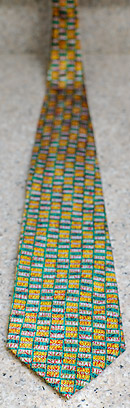
#> input picture images/tie_near.jpg, 130 x 408 px
$ python testSpace.py
#> lines starting #> are read from the running program, lines starting #| are printed output that depends on the picture
import cv2
import numpy as np
import time
import threading
import multiprocessing
#-1 no alpha
#0 grayscale
#1 Alpha


#Start of blur map process in python
blocksize = 10
svdNum = 3
originalWidth = 0
originalHeight = 0

# [9 lines of commented-out code are left out]

class FSProcessor(threading.Thread):
    def __init__(self, image, out_file):
        threading.Thread.__init__(self)
        self.block = image
        self.out_file = out_file

    def get_blur_map(self, win_size=10, sv_num=3):
        img = self.block
        new_img = np.zeros((img.shape[0]+win_size*2, img.shape[1]+win_size*2))
        for i in range(new_img.shape[0]):
            for j in range(new_img.shape[1]):
                if i<win_size:
                    p = win_size-i
                elif i>img.shape[0]+win_size-1:
                    p = img.shape[0]*2-i
                else:
                    p = i-win_size
                if j<win_size:
                    q = win_size-j
                elif j>img.shape[1]+win_size-1:
                    q = img.shape[1]*2-j
                else:
                    q = j-win_size
                #print p,q, i, j
                new_img[i,j] = img[p,q]

        #cv2.imwrite('test.jpg', new_img)
        #cv2.imwrite('testin.jpg', img)
        blur_map = np.zeros((img.shape[0], img.shape[1]))
        max_sv = 0
        min_sv = 1
        for i in range(img.shape[0]):
            for j in range(img.shape[1]):
                block = new_img[i:i+win_size*2, j:j+win_size*2]
                u, s, v = np.linalg.svd(block)
                top_sv = np.sum(s[0:sv_num])
                total_sv = np.sum(s)
                sv_degree = top_sv/total_sv
                if max_sv < sv_degree:
                    max_sv = sv_degree
                if min_sv > sv_degree:
                    min_sv = sv_degree
                blur_map[i, j] = sv_degree
        #cv2.imwrite('blurmap.jpg', (1 - blur_map) * 255)

        blur_map = (blur_map-min_sv)/(max_sv-min_sv)
        cv2.imwrite(self.out_file, (1-blur_map)*255)
        return blur_map

    def run(self):
        #print("Starting sequence " + str(self.sequenceNumber))
        self.get_blur_map()

# images is a list of cv2 images
def align_images(images):

  # First image in the array used as a template
  im1 =  images[0]
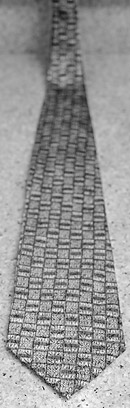
#> im1: shape (408, 130); min 0, max 255, mean 148.9

  returnImages = []
  returnImages.append(im1)

  for img in images:
    im2 =  img

    # Convert images to grayscale
    im1_gray = im1
    im2_gray = im2

    sz = im1.shape
    warp_mode = cv2.MOTION_TRANSLATION # Can be MOTION.HOMOGRAPHY

    if warp_mode == cv2.MOTION_HOMOGRAPHY :
      warp_matrix = np.eye(3, 3, dtype=np.float32)
    else :
      warp_matrix = np.eye(2, 3, dtype=np.float32)

    number_of_iterations = 5000

    # Specify the threshold of the increment
    termination_eps = 1e-10

    # Termination criteria
    criteria = (cv2.TERM_CRITERIA_EPS | cv2.TERM_CRITERIA_COUNT, number_of_iterations,  termination_eps)

    # Run the ECC algorithm. The results are stored in warp_matrix.
    (cc, warp_matrix) = cv2.findTransformECC (im1_gray,im2_gray,warp_matrix, warp_mode, criteria)

    if warp_mode == cv2.MOTION_HOMOGRAPHY :
    # Use warpPerspective for Homography
      im2_aligned = cv2.warpPerspective (im2, warp_matrix, (sz[1],sz[0]), flags=cv2.INTER_LINEAR + cv2.WARP_INVERSE_MAP)
    else :
    # Use warpAffine for Translation, Euclidean and Affine
      im2_aligned = cv2.warpAffine(im2, warp_matrix, (sz[1],sz[0]), flags=cv2.INTER_LINEAR + cv2.WARP_INVERSE_MAP)
      returnImages.append(im2_aligned)
#> this loop made 3 passes
#> (warp_matrix, cc) on passes 1 to 3: ([[1, 0, 2.34e-10], [0, 1, 2.49e-10]], 1), ([[1, 0, -0.0833], [0, 1, 0.077]], 0.987), ([[1, 0, 0.18], [0, 1, 0.2]], 0.973)
#> pass 2, in align_images, `im2 =  img`:
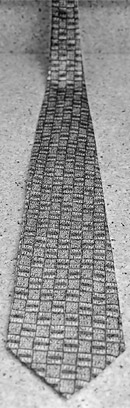
#> im2: shape (408, 130); min 0, max 255, mean 148.7
#> pass 3, in align_images, `im2 =  img`:
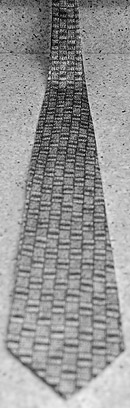
#> im2: shape (408, 130); min 0, max 242, mean 149.7
#> after the loop, returnImages = 4 items

  return returnImages


# images should be a list of file paths
def focus_stack(images, out_files):
    blocksize = 10
    svdNum = 3
    cv2_images = []
    aligned_images = []

    for i in range(len(images)):
        cv2_images.append(cv2.imread(images[i], cv2.IMREAD_GRAYSCALE))

    # Align
    aligned_images = align_images(cv2_images)
#> aligned_images = 4 items


    images_left = len(images)
    index = 0
    toMake = 0
    thread_count = multiprocessing.cpu_count()

    while (images_left > 0):
        thread_group = []
        toMake = min(images_left, thread_count)

        for i in range(toMake):
            thread_group.append(FSProcessor(aligned_images[i], out_files[i]))
            ++index

        for thread in thread_group:
            thread.start()
        for thread in thread_group:
            thread.join()

        images_left -= toMake
#> after the loop, images_left = 0


start = time.time()
threads = multiprocessing.cpu_count()
print(threads)
images = ['images/tie_near.jpg', 'images/tie_middle.jpg', 'images/tie_far.jpg']
outs = ['images/tie_nearF.png', 'images/tie_middleF.png', 'images/tie_farF.png']

focus_stack(images, outs)

end = time.time()
print(end - start)

# [6 lines of commented-out code are left out]
